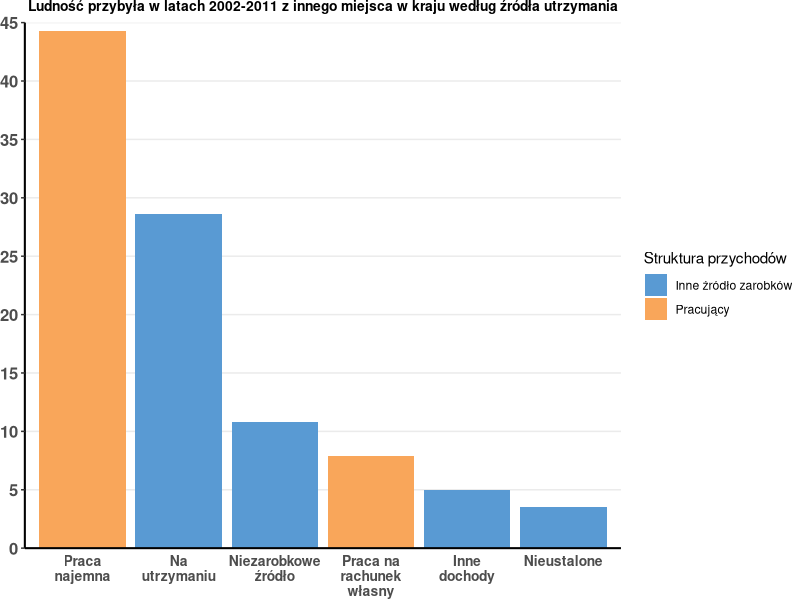

Here is the R script that generated this plot:
## ---- chunk 1
knitr::opts_chunk$set(echo = FALSE, warning = FALSE)
library(ggplot2)
library(dplyr)
library(stringr)

x <- c('Nieustalone','Praca najemna','Praca na rachunek własny','Niezarobkowe źródło','Inne dochody','Na utrzymaniu')
y <- c(3.5, 44.3, 7.9, 10.8, 5.0, 28.6)
label <- as.factor(c(0,1,1,0,0,0))
data <- data.frame(x =x, y = y, label = label)
data <- data %>% arrange(desc(y))
data$x <- str_wrap(data$x, width = 10)
data$x <- factor(data$x, levels = data$x)

# data %>%  mutate(x = str_wrap(x, width = 10))
# data %>%  mutate(x = factor(x, levels = x))

ggplot(data = data, aes(x = x , y = y, fill= label))+
  geom_col()+
  scale_y_discrete(limits = seq(0,45,5), expand = c(0,0))+
  coord_cartesian(ylim = c(0, 45))+
  scale_fill_manual(name = 'Struktura przychodów',labels = c("Inne źródło zarobków","Pracujący"), values = c("#599ad3","#f9a65a"))+
  # cale_fill_discrete(name = "New Legend Title")
  theme_bw()+
  theme(panel.grid.major.x = element_blank(),
            plot.title = element_text(face="bold", size=10,hjust=0.5),
            plot.margin = margin(0,0,0,0),
            axis.text.x = element_text(angle = 0, face='bold', hjust = 0.5,size = 10), 
            axis.text.y = element_text(face="bold", size=12),
            panel.border = element_blank(),
            axis.line = element_line(size = 0.7),
            axis.ticks.x = element_blank(),
            axis.title.x = element_blank(),
            axis.title.y = element_blank()) +
      labs(title = 'Ludność przybyła w latach 2002-2011 z innego miejsca w kraju według źródła utrzymania')
